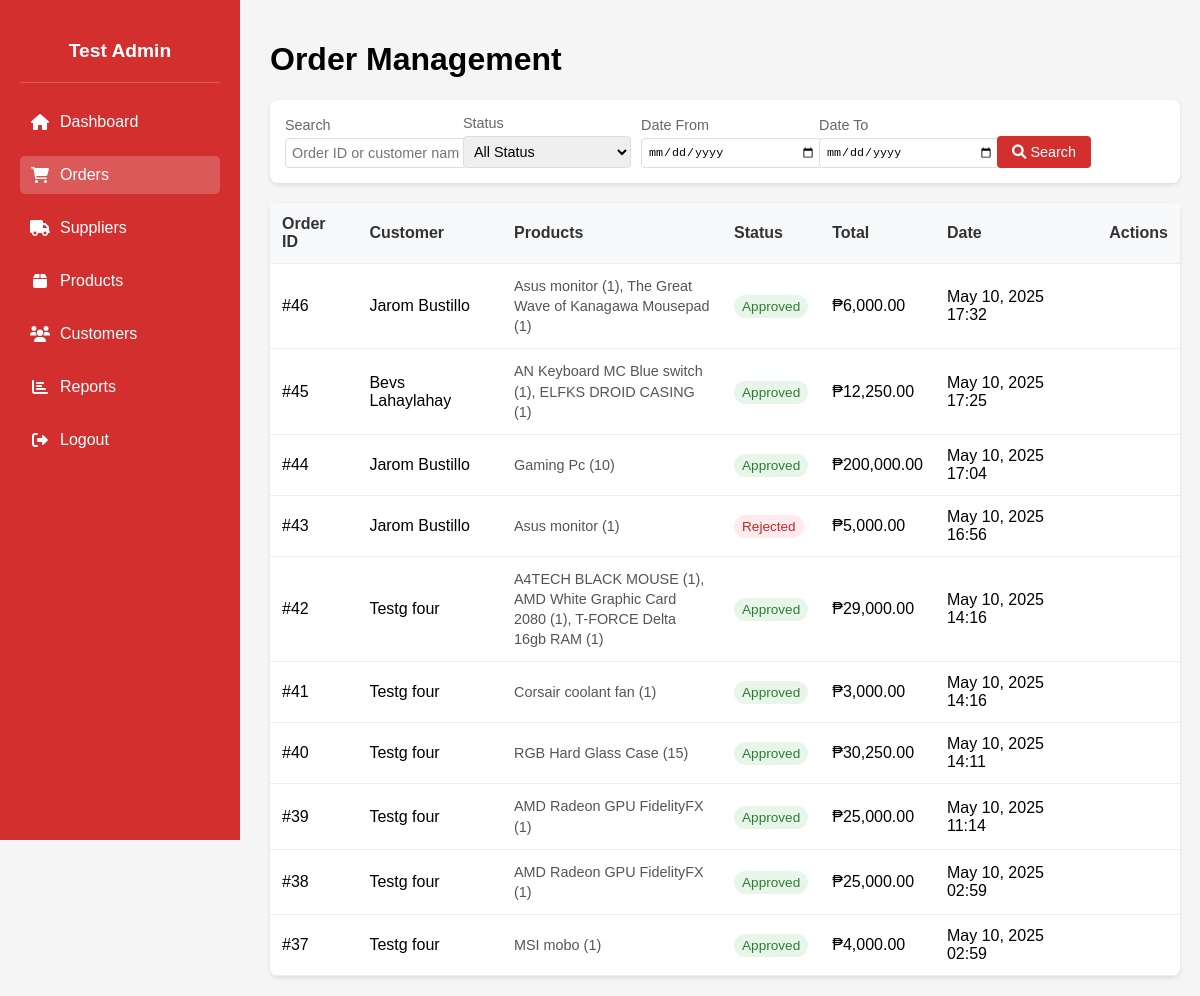
The app's page /Admin_orders.php with its own data.
### tables this page shows
CREATE TABLE `orders` (
  `PK_ORDER_ID` int(11) NOT NULL,
  `FK1_CUSTOMER_ID` int(11) NOT NULL,
  `FK2_PAYMENT_ID` int(11) NOT NULL,
  `FK3_USER_ID` int(11) NOT NULL,
  `TOTAL_PRICE` decimal(10,2) NOT NULL,
  `ORDER_DATE` datetime NOT NULL DEFAULT current_timestamp(),
  `LINE_TOTAL` decimal(10,2) NOT NULL,
  `UPDATE_DATE` datetime DEFAULT NULL,
  `STATUS` enum('Pending','Approved','Rejected') DEFAULT 'Pending'
);

CREATE TABLE `customer` (
  `PK_CUSTOMER_ID` int(11) NOT NULL,
  `L_NAME` varchar(30) NOT NULL,
  `F_NAME` varchar(30) NOT NULL,
  `EMAIL` varchar(255) NOT NULL,
  `PASSWORD_HASH` varchar(255) NOT NULL,
  `CUSTOMER_ADDRESS` varchar(255) NOT NULL,
  `PHONE_NUM` char(15) NOT NULL,
  `CREATED_AT` datetime NOT NULL DEFAULT current_timestamp(),
  `UPDATE_AT` datetime NOT NULL,
  `PROFILE_PIC` varchar(255) DEFAULT 'default.png'
);

### Admin_orders.php (the view, shortened to what this page needs)
<?php
include 'db_connect.php';
$admin_id = $_SESSION['user_id'];
$adminQuery = $conn->prepare("SELECT CONCAT(F_NAME, ' ', L_NAME) as full_name FROM users WHERE PK_USER_ID = ?");
$adminQuery->bind_param("i", $admin_id);
$adminQuery->execute();
$adminResult = $adminQuery->get_result();
$adminName = $adminResult->num_rows > 0 ? $adminResult->fetch_assoc()['full_name'] : 'Test Admin';
$items_per_page = 10;
$page = isset($_GET['page']) ? (int)$_GET['page'] : 1;
$offset = ($page - 1) * $items_per_page;
$search = isset($_GET['search']) ? $_GET['search'] : '';
$status_filter = isset($_GET['status']) ? $_GET['status'] : 'all';
$date_from = isset($_GET['date_from']) ? $_GET['date_from'] : '';
$date_to = isset($_GET['date_to']) ? $_GET['date_to'] : '';
$sql = "SELECT o.PK_ORDER_ID, c.F_NAME, c.L_NAME, o.STATUS, o.TOTAL_PRICE, o.ORDER_DATE,
        GROUP_CONCAT(CONCAT(p.PROD_NAME, ' (', od.QTY, ')') SEPARATOR ', ') as products
        FROM orders o
        JOIN customer c ON o.FK1_CUSTOMER_ID = c.PK_CUSTOMER_ID
        JOIN order_detail od ON o.PK_ORDER_ID = od.FK2_ORDER_ID
        JOIN products p ON od.FK1_PRODUCT_ID = p.PK_PRODUCT_ID
        WHERE 1=1";
$sql .= " GROUP BY o.PK_ORDER_ID, c.F_NAME, c.L_NAME, o.STATUS, o.TOTAL_PRICE, o.ORDER_DATE";
$sql .= " ORDER BY o.ORDER_DATE DESC LIMIT ? OFFSET ?";
$stmt = $conn->prepare($sql);
$types = "";
$params = array();
$types .= "ii";
$params[] = $items_per_page;
$params[] = $offset;
if (!empty($params)) {
    $stmt->bind_param($types, ...$params);
}
$stmt->execute();
$result = $stmt->get_result();
?>
<!DOCTYPE html>
<html lang="en">
<head>
    <link rel="stylesheet" href="https://cdnjs.cloudflare.com/ajax/libs/font-awesome/6.0.0/css/all.min.css">
</head>
<body>
    <div class="sidebar">
        <div class="admin-profile">
            <h3><?= htmlspecialchars($adminName) ?></h3>
        </div>
        <a href="Admin_home.php" ><i class="fas fa-home"></i> Dashboard</a>
        <a href="Admin_orders.php" class="active"><i class="fas fa-shopping-cart"></i> Orders</a>
        <a href="Admin_suppliers.php"><i class="fas fa-truck"></i> Suppliers</a>
        <a href="Admin_product.php"><i class="fas fa-box"></i> Products</a>
        <a href="Admin_customers.php"><i class="fas fa-users"></i> Customers</a>
        <a href="Admin_reports.php"><i class="fas fa-chart-bar"></i> Reports</a>
        <a href="logout.php"><i class="fas fa-sign-out-alt"></i> Logout</a>
    </div>
    <div class="orders-section">
        <h1>Order Management</h1>
        <div class="search-filters">
            <form method="GET" action="">
                <div class="form-group">
                    <label>Search</label>
                    <input type="text" name="search" value="<?php echo htmlspecialchars($search); ?>" placeholder="Order ID or customer name">
                </div>
                <div class="form-group">
                    <label>Status</label>
                    <select name="status">
                        <option value="all" <?php echo $status_filter === 'all' ? 'selected' : ''; ?>>All Status</option>
                    </select>
                </div>
                <div class="form-group">
                    <label>Date From</label>
                    <input type="date" name="date_from" value="<?php echo htmlspecialchars($date_from); ?>">
                </div>
                <div class="form-group">
                    <label>Date To</label>
                    <input type="date" name="date_to" value="<?php echo htmlspecialchars($date_to); ?>">
                </div>
                <div class="form-group">
                    <button type="submit" class="search-btn">
                        <i class="fas fa-search"></i> Search
                    </button>
                </div>
            </form>
        </div>
        <table class="orders-table">
            <thead>
                <tr>
                    <th>Order ID</th>
                    <th>Customer</th>
                    <th>Products</th>
                    <th>Status</th>
                    <th>Total</th>
                    <th>Date</th>
                    <th>Actions</th>
                </tr>
            </thead>
            <tbody>
                <?php while ($row = $result->fetch_assoc()): ?>
                <tr>
                    <td>#<?php echo htmlspecialchars($row['PK_ORDER_ID']); ?></td>
                    <td><?php echo htmlspecialchars($row['F_NAME'] . ' ' . $row['L_NAME']); ?></td>
                    <td class="products-cell"><?php echo htmlspecialchars($row['products']); ?></td>
                    <td>
                        <span class="status-badge status-<?php echo strtolower($row['STATUS']); ?>">
                            <?php echo htmlspecialchars($row['STATUS']); ?>
                        </span>
                    </td>
                    <td>₱<?php echo number_format($row['TOTAL_PRICE'], 2); ?></td>
                    <td><?php echo date('M d, Y H:i', strtotime($row['ORDER_DATE'])); ?></td>
                    <td>
                    </td>
                </tr>
                <?php endwhile; ?>
            </tbody>
        </table>
    </div>
</body>
</html>

### Admin_orders.php (style rules this page uses)
body { margin: 0; font-family: Arial, sans-serif; background-color: #f5f5f5; }
.sidebar { width: 200px; background-color: #d32f2f; height: 100vh; position: fixed; color: white; display: flex; flex-direction: column; padding: 20px; }
.admin-profile { text-align: center; padding: 20px 0; border-bottom: 1px solid rgba(255,255,255,0.2); margin-bottom: 20px; }
.admin-profile h3 { margin: 0; font-size: 1.2em; }
.sidebar a { display: flex; align-items: center; color: white; text-decoration: none; margin-bottom: 15px; padding: 10px; border-radius: 5px; transition: all 0.3s ease; }
.sidebar a i { margin-right: 10px; width: 20px; text-align: center; }
.sidebar a.active { background: rgba(255,255,255,0.2); }
.orders-section { margin-left: 250px; padding: 20px; }
.search-filters { background: white; padding: 15px; border-radius: 8px; margin-bottom: 20px; box-shadow: 0 2px 4px rgba(0,0,0,0.1); }
.search-filters form { display: grid; grid-template-columns: repeat(auto-fit, minmax(150px, 1fr)); gap: 10px; align-items: end; }
.form-group { margin-bottom: 0; }
.form-group label { display: block; margin-bottom: 5px; color: #666; font-size: 0.9em; }
.form-group input, .form-group select { width: 100%; padding: 6px; border: 1px solid #ddd; border-radius: 4px; font-size: 0.9em; }
.search-btn { background: #d32f2f; color: white; border: none; padding: 8px 15px; border-radius: 4px; cursor: pointer; transition: background 0.3s; font-size: 0.9em; }
.orders-table { width: 100%; background: white; border-radius: 8px; box-shadow: 0 2px 4px rgba(0,0,0,0.1); border-collapse: collapse; }
.orders-table th, .orders-table td { padding: 12px; text-align: left; border-bottom: 1px solid #eee; }
.orders-table th { background: #f8f9fa; font-weight: 600; color: #333; }
.status-badge { padding: 4px 8px; border-radius: 12px; font-size: 0.85em; font-weight: 500; }
.status-approved { background: #e8f5e9; color: #2e7d32; }
.status-rejected { background: #ffebee; color: #c62828; }
.products-cell { max-width: 300px; white-space: normal; word-wrap: break-word; line-height: 1.4; font-size: 0.9em; color: #555; }
.orders-table td { vertical-align: middle; }
@media (max-width: 1200px) { .products-cell { max-width: 200px; } }

### records on screen
orders: PK_ORDER_ID "46", FK1_CUSTOMER_ID.L_NAME "Jarom Bustillo", products "Asus monitor (1), The Great Wave of Kanagawa Mousepad (1)", STATUS "Approved", TOTAL_PRICE "6,000.00", ORDER_DATE "May 10, 2025 17:32"
orders: PK_ORDER_ID "45", FK1_CUSTOMER_ID.L_NAME "Bevs Lahaylahay", products "AN Keyboard MC Blue switch (1), ELFKS DROID CASING (1)", STATUS "Approved", TOTAL_PRICE "12,250.00", ORDER_DATE "May 10, 2025 17:25"
orders: PK_ORDER_ID "44", FK1_CUSTOMER_ID.L_NAME "Jarom Bustillo", products "Gaming Pc (10)", STATUS "Approved", TOTAL_PRICE "200,000.00", ORDER_DATE "May 10, 2025 17:04"
orders: PK_ORDER_ID "43", FK1_CUSTOMER_ID.L_NAME "Jarom Bustillo", products "Asus monitor (1)", STATUS "Rejected", TOTAL_PRICE "5,000.00", ORDER_DATE "May 10, 2025 16:56"
orders: PK_ORDER_ID "42", FK1_CUSTOMER_ID.L_NAME "Testg four", products "A4TECH BLACK MOUSE (1), AMD White Graphic Card 2080 (1), T-FORCE Delta 16gb RAM (1)", STATUS "Approved", TOTAL_PRICE "29,000.00", ORDER_DATE "May 10, 2025 14:16"
orders: PK_ORDER_ID "41", FK1_CUSTOMER_ID.L_NAME "Testg four", products "Corsair coolant fan (1)", STATUS "Approved", TOTAL_PRICE "3,000.00", ORDER_DATE "May 10, 2025 14:16"
orders: PK_ORDER_ID "40", FK1_CUSTOMER_ID.L_NAME "Testg four", products "RGB Hard Glass Case (15)", STATUS "Approved", TOTAL_PRICE "30,250.00", ORDER_DATE "May 10, 2025 14:11"
orders: PK_ORDER_ID "39", FK1_CUSTOMER_ID.L_NAME "Testg four", products "AMD Radeon GPU FidelityFX (1)", STATUS "Approved", TOTAL_PRICE "25,000.00", ORDER_DATE "May 10, 2025 11:14"
orders: PK_ORDER_ID "38", FK1_CUSTOMER_ID.L_NAME "Testg four", products "AMD Radeon GPU FidelityFX (1)", STATUS "Approved", TOTAL_PRICE "25,000.00", ORDER_DATE "May 10, 2025 02:59"
orders: PK_ORDER_ID "37", FK1_CUSTOMER_ID.L_NAME "Testg four", products "MSI mobo (1)", STATUS "Approved", TOTAL_PRICE "4,000.00", ORDER_DATE "May 10, 2025 02:59"

### other values on screen
$adminName "Test Admin"
